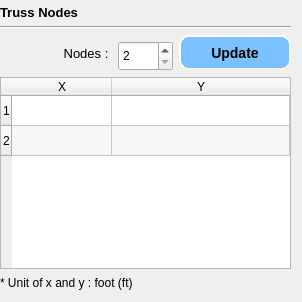
         <widget class="QWidget" name="page_node">
          <layout class="QGridLayout" name="gridLayout">
           <property name="leftMargin">
            <number>0</number>
           </property>
           <property name="topMargin">
            <number>5</number>
           </property>
           <item row="2" column="0" rowspan="2">
            <widget class="QLabel" name="label_8">
             <property name="font">
              <font>
               <pointsize>10</pointsize>
              </font>
             </property>
             <property name="text">
              <string>Nodes : </string>
             </property>
             <property name="alignment">
              <set>Qt::AlignRight|Qt::AlignTrailing|Qt::AlignVCenter</set>
             </property>
            </widget>
           </item>
           <item row="1" column="0" colspan="3">
            <widget class="Line" name="line_4">
             <property name="orientation">
              <enum>Qt::Horizontal</enum>
             </property>
            </widget>
           </item>
           <item row="5" column="0" colspan="3">
            <widget class="QLabel" name="label_unit_node">
             <property name="minimumSize">
              <size>
               <width>291</width>
               <height>16</height>
              </size>
             </property>
             <property name="maximumSize">
              <size>
               <width>16777215</width>
               <height>40</height>
              </size>
             </property>
             <property name="font">
              <font>
               <pointsize>9</pointsize>
              </font>
             </property>
             <property name="text">
              <string>* Unit of x and y : foot (ft)</string>
             </property>
            </widget>
           </item>
           <item row="4" column="0" colspan="3">
            <widget class="QTableWidget" name="tableWidget_nodes">
             <property name="alternatingRowColors">
              <bool>true</bool>
             </property>
             <property name="textElideMode">
              <enum>Qt::ElideRight</enum>
             </property>
             <attribute name="horizontalHeaderStretchLastSection">
              <bool>true</bool>
             </attribute>
             <row>
              <property name="text">
               <string>1</string>
              </property>
             </row>
             <row>
              <property name="text">
               <string>2</string>
              </property>
             </row>
             <column>
              <property name="text">
               <string>X</string>
              </property>
              <property name="textAlignment">
               <set>AlignCenter</set>
              </property>
              <property name="background">
               <color>
                <red>85</red>
                <green>255</green>
                <blue>127</blue>
               </color>
              </property>
             </column>
             <column>
              <property name="text">
               <string>Y</string>
              </property>
              <property name="textAlignment">
               <set>AlignCenter</set>
              </property>
              <property name="background">
               <color>
                <red>255</red>
                <green>85</green>
                <blue>0</blue>
               </color>
              </property>
             </column>
            </widget>
           </item>
           <item row="2" column="2" rowspan="2">
            <widget class="QPushButton" name="update_nodes">
             <property name="minimumSize">
              <size>
               <width>23</width>
               <height>35</height>
              </size>
             </property>
             <property name="cursor">
              <cursorShape>PointingHandCursor</cursorShape>
             </property>
             <property name="styleSheet">
              <string notr="true">QPushButton {
	background-color: rgb(123, 193, 255);
    border-style: outset;
    border-width: 2px;
    border-radius: 10px;
    border-color: beige;
    font: bold 14px;
    min-width: 1em;
    padding: 1px;
}
QPushButton:hover {
	background-color: rgb(85, 162, 255);
    border-style: inset;
}
</string>
             </property>
             <property name="text">
              <string>Update</string>
             </property>
            </widget>
           </item>
           <item row="0" column="0">
            <widget class="QLabel" name="label_7">
             <property name="font">
              <font>
               <pointsize>10</pointsize>
               <weight>75</weight>
               <bold>true</bold>
              </font>
             </property>
             <property name="text">
              <string>Truss Nodes</string>
             </property>
            </widget>
           </item>
           <item row="3" column="1">
            <widget class="QSpinBox" name="spinBox_nodes">
             <property name="minimumSize">
              <size>
               <width>55</width>
               <height>30</height>
              </size>
             </property>
             <property name="maximumSize">
              <size>
               <width>50</width>
               <height>16777215</height>
              </size>
             </property>
             <property name="minimum">
              <number>2</number>
             </property>
             <property name="maximum">
              <number>1000</number>
             </property>
             <property name="value">
              <number>2</number>
             </property>
            </widget>
           </item>
          </layout>
         </widget>
